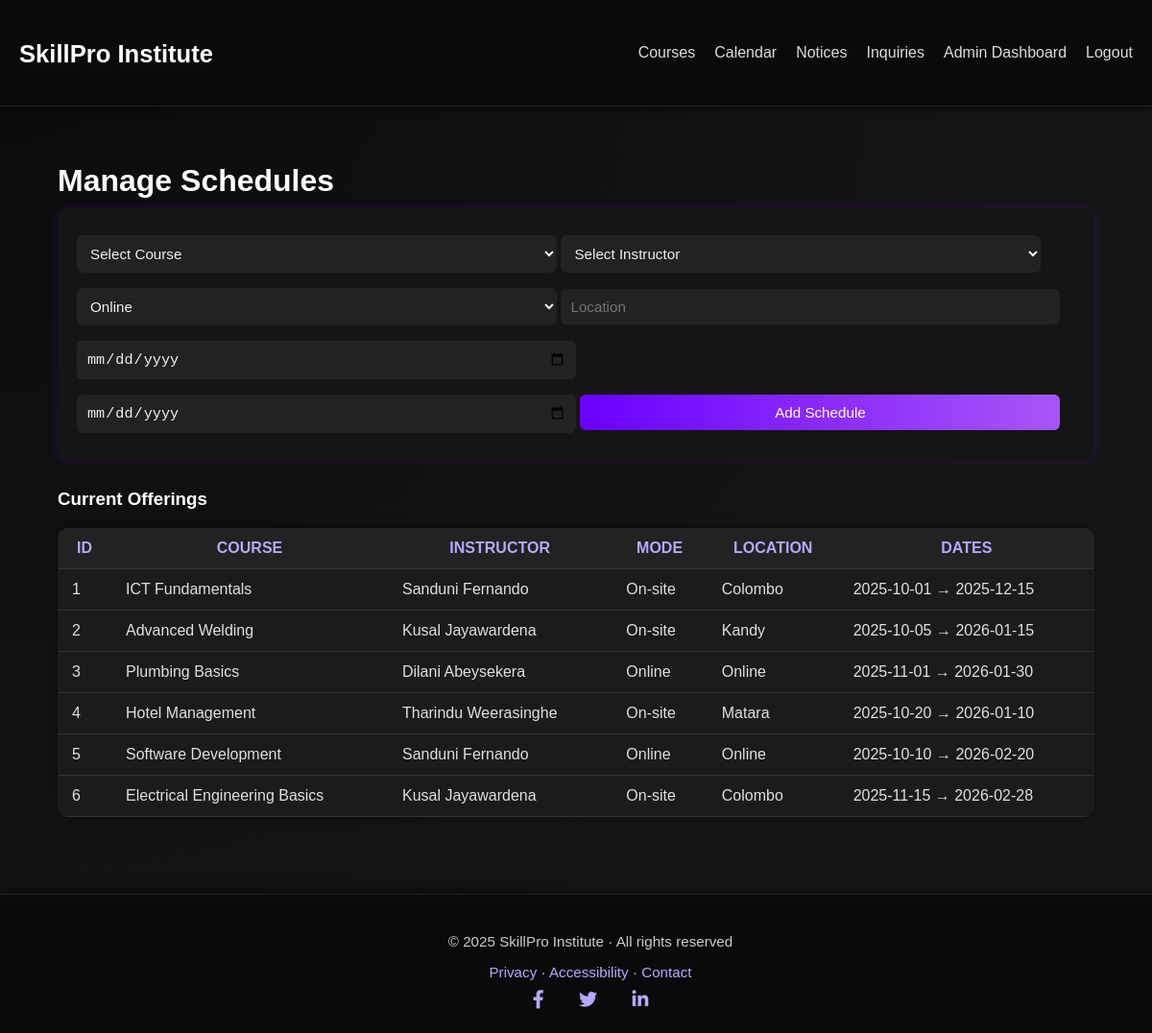
The app's page /admin/manage_schedules.php (signed in) with its own data.
### tables this page shows
CREATE TABLE course_offerings (
  id INT AUTO_INCREMENT PRIMARY KEY,
  course_id INT,
  instructor_id INT,
  mode ENUM('Online','On-site'),
  location VARCHAR(120),
  start_date DATE,
  end_date DATE,
  FOREIGN KEY (course_id) REFERENCES courses(id) ON DELETE CASCADE,
  FOREIGN KEY (instructor_id) REFERENCES users(id) ON DELETE SET NULL
);

CREATE TABLE courses (
  id INT AUTO_INCREMENT PRIMARY KEY,
  title VARCHAR(160),
  category VARCHAR(100),
  description TEXT,
  fee DECIMAL(10,2) DEFAULT 0
);

CREATE TABLE users (
  id INT AUTO_INCREMENT PRIMARY KEY,
  role ENUM('admin','instructor','student') NOT NULL,
  full_name VARCHAR(120) NOT NULL,
  email VARCHAR(160) UNIQUE NOT NULL,
  password_hash VARCHAR(255) NOT NULL,
  created_at TIMESTAMP DEFAULT CURRENT_TIMESTAMP
);

### admin/manage_schedules.php (the view, shortened to what this page needs)
<?php
require __DIR__ . '/../config/db.php';
require __DIR__ . '/../partials/header.php';
$schedules = $pdo->query("
  SELECT o.id, c.title, u.full_name, o.mode, o.location, o.start_date, o.end_date
  FROM course_offerings o
  JOIN courses c ON o.course_id=c.id
  LEFT JOIN users u ON o.instructor_id=u.id
")->fetchAll();
?>
<link rel="stylesheet" href="/skill_pro_v2/assets/css/admin.css">
<div class="admin-wrapper">
  <h2>Manage Schedules</h2>
  <form method="post">
    <select name="course_id" required>
      <option disabled selected>Select Course</option>
    </select>
    <select name="instructor_id" required>
      <option disabled selected>Select Instructor</option>
    </select>
    <select name="mode">
      <option>Online</option>
    </select>
    <input type="text" name="location" placeholder="Location" required>
    <input type="date" name="start_date" required>
    <input type="date" name="end_date" required>
    <button type="submit">Add Schedule</button>
  </form>
  <h3>Current Offerings</h3>
  <table>
    <tr><th>ID</th><th>Course</th><th>Instructor</th><th>Mode</th><th>Location</th><th>Dates</th></tr>
    <?php foreach($schedules as $s): ?>
    <tr>
      <td><?= $s['id'] ?></td>
      <td><?= htmlspecialchars($s['title']) ?></td>
      <td><?= htmlspecialchars($s['full_name']) ?></td>
      <td><?= $s['mode'] ?></td>
      <td><?= $s['location'] ?></td>
      <td><?= $s['start_date'] ?> → <?= $s['end_date'] ?></td>
    </tr>
    <?php endforeach; ?>
  </table>
</div>
<?php require __DIR__ . '/../partials/footer.php'; ?>

### assets/css/theme.css (style rules this page uses)
html, body { background-color: #0a0a0a !important; color: #f0f0f0; font-family: "Poppins", Arial, sans-serif; margin: 0; padding: 0; min-height: 100vh; }
h1, h2, h3, h4 { color: #fff; }
:root { --header-h: 78px; }
body { padding-top: var(--header-h); }

### assets/css/admin.css (style rules this page uses)
body { background: radial-gradient(circle at top left, #0b0b0b, #151515 70%); color: #f5f5f5; font-family: "Poppins", sans-serif; margin: 0; padding: 0; }
.admin-wrapper { width: 90%; max-width: 1200px; margin: 100px auto 50px auto; }
.admin-wrapper h2 { font-size: 2rem; color: #fff; margin-bottom: 10px; }
table { width: 100%; border-collapse: collapse; background: #1b1b1b; border-radius: 10px; overflow: hidden; box-shadow: 0 0 10px rgba(0,0,0,0.4); }
th, td { padding: 12px 15px; border-bottom: 1px solid #333; color: #e0e0e0; }
th { background: #222; color: #b8a8ff; text-transform: uppercase; }
form { background: #151515; padding: 20px; border-radius: 10px; box-shadow: 0 0 10px rgba(128, 0, 255, 0.2); margin-bottom: 30px; }
form input, form select, form textarea, form button { width: 100%; max-width: 500px; margin: 8px 0; padding: 10px; border: none; border-radius: 6px; background: #222; color: #f0f0f0; font-size: 0.95rem; }
form button { background: linear-gradient(90deg, #6a00ff, #a855f7); color: white; cursor: pointer; transition: 0.3s; }

### records on screen
course_offerings: id "1", course.title "ICT Fundamentals", instructor.full_name "Sanduni Fernando", mode "On-site", location "Colombo", start_date "2025-10-01", end_date "2025-12-15"
course_offerings: id "2", course.title "Advanced Welding", instructor.full_name "Kusal Jayawardena", mode "On-site", location "Kandy", start_date "2025-10-05", end_date "2026-01-15"
course_offerings: id "3", course.title "Plumbing Basics", instructor.full_name "Dilani Abeysekera", mode "Online", location "Online", start_date "2025-11-01", end_date "2026-01-30"
course_offerings: id "4", course.title "Hotel Management", instructor.full_name "Tharindu Weerasinghe", mode "On-site", location "Matara", start_date "2025-10-20", end_date "2026-01-10"
course_offerings: id "5", course.title "Software Development", instructor.full_name "Sanduni Fernando", mode "Online", location "Online", start_date "2025-10-10", end_date "2026-02-20"
course_offerings: id "6", course.title "Electrical Engineering Basics", instructor.full_name "Kusal Jayawardena", mode "On-site", location "Colombo", start_date "2025-11-15", end_date "2026-02-28"
